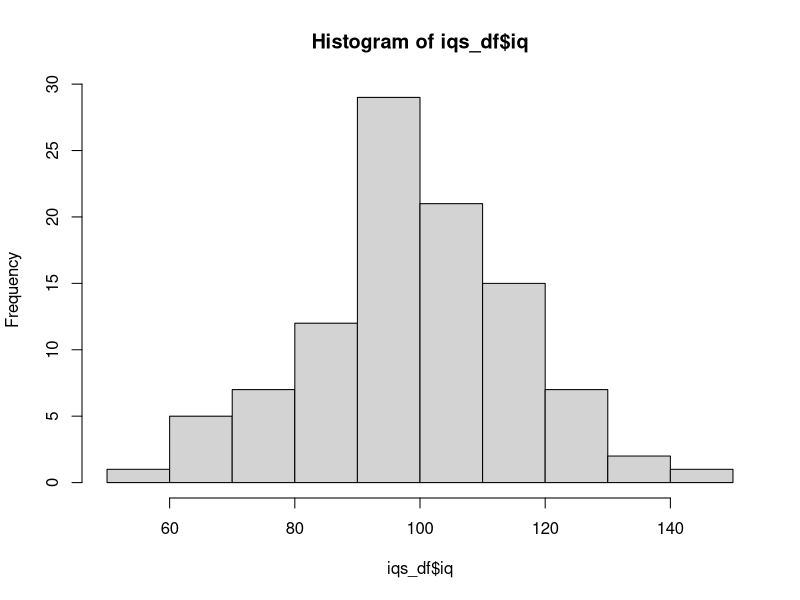

Generate this figure with R:
library(readr)
iqs_df <- read.csv("all_data/all_data/data_1/iq.csv")
mean(iqs_df$iq)
#la media es 99 cuando lo habitual es 100
#se debe a la varianza de la muestra aleatoria
hist(iqs_df$iq)
